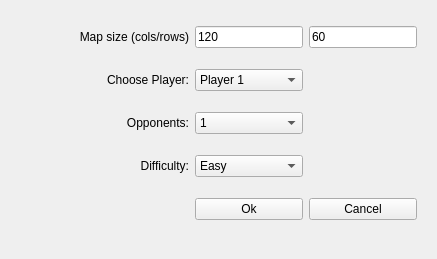
<?xml version="1.0" encoding="UTF-8"?>
<ui version="4.0">
 <class>CreateNewMapDialog</class>
 <widget class="QWidget" name="CreateNewMapDialog">
  <property name="geometry">
   <rect>
    <x>0</x>
    <y>0</y>
    <width>437</width>
    <height>259</height>
   </rect>
  </property>
  <property name="windowTitle">
   <string>CreateNewMapDialog</string>
  </property>
  <widget class="QWidget" name="gridLayoutWidget">
   <property name="geometry">
    <rect>
     <x>0</x>
     <y>0</y>
     <width>428</width>
     <height>251</height>
    </rect>
   </property>
   <layout class="QGridLayout" name="gridLayout" rowstretch="0,0,0,0,0,0,0" columnstretch="2,0,0,0">
    <item row="4" column="0">
     <widget class="QLabel" name="labelDifficulty">
      <property name="text">
       <string>Difficulty:</string>
      </property>
      <property name="alignment">
       <set>Qt::AlignRight|Qt::AlignTrailing|Qt::AlignVCenter</set>
      </property>
     </widget>
    </item>
    <item row="6" column="3">
     <widget class="QPushButton" name="pushButtonCancel">
      <property name="text">
       <string>Cancel</string>
      </property>
     </widget>
    </item>
    <item row="6" column="2">
     <widget class="QPushButton" name="pushButtonOk">
      <property name="text">
       <string>Ok</string>
      </property>
     </widget>
    </item>
    <item row="0" column="2">
     <widget class="QLineEdit" name="lineEditTilesCols">
      <property name="text">
       <string>120</string>
      </property>
     </widget>
    </item>
    <item row="0" column="0">
     <widget class="QLabel" name="labelMapsize">
      <property name="text">
       <string>Map size (cols/rows)</string>
      </property>
      <property name="alignment">
       <set>Qt::AlignRight|Qt::AlignTrailing|Qt::AlignVCenter</set>
      </property>
     </widget>
    </item>
    <item row="4" column="2">
     <widget class="QComboBox" name="comboDifficulty">
      <item>
       <property name="text">
        <string>Easy</string>
       </property>
      </item>
      <item>
       <property name="text">
        <string>Medium</string>
       </property>
      </item>
      <item>
       <property name="text">
        <string>Hard</string>
       </property>
      </item>
     </widget>
    </item>
    <item row="2" column="0">
     <widget class="QLabel" name="labelChoosePlayer">
      <property name="text">
       <string>Choose Player:</string>
      </property>
      <property name="alignment">
       <set>Qt::AlignRight|Qt::AlignTrailing|Qt::AlignVCenter</set>
      </property>
     </widget>
    </item>
    <item row="0" column="3">
     <widget class="QLineEdit" name="lineEditTilesRows">
      <property name="text">
       <string>60</string>
      </property>
     </widget>
    </item>
    <item row="2" column="2">
     <widget class="QComboBox" name="comboBoxChoosePlayer">
      <item>
       <property name="text">
        <string>Player 1</string>
       </property>
      </item>
      <item>
       <property name="text">
        <string>Player 2</string>
       </property>
      </item>
      <item>
       <property name="text">
        <string>Player 3</string>
       </property>
      </item>
      <item>
       <property name="text">
        <string>Player 4</string>
       </property>
      </item>
     </widget>
    </item>
    <item row="3" column="2">
     <widget class="QComboBox" name="comboBoxOpponentCount">
      <item>
       <property name="text">
        <string>1</string>
       </property>
      </item>
      <item>
       <property name="text">
        <string>2</string>
       </property>
      </item>
      <item>
       <property name="text">
        <string>3</string>
       </property>
      </item>
     </widget>
    </item>
    <item row="3" column="0">
     <widget class="QLabel" name="labelEnemyCount">
      <property name="text">
       <string>Opponents:</string>
      </property>
      <property name="alignment">
       <set>Qt::AlignRight|Qt::AlignTrailing|Qt::AlignVCenter</set>
      </property>
     </widget>
    </item>
   </layout>
  </widget>
 </widget>
 <layoutdefault spacing="6" margin="11"/>
 <resources/>
 <connections/>
</ui>
